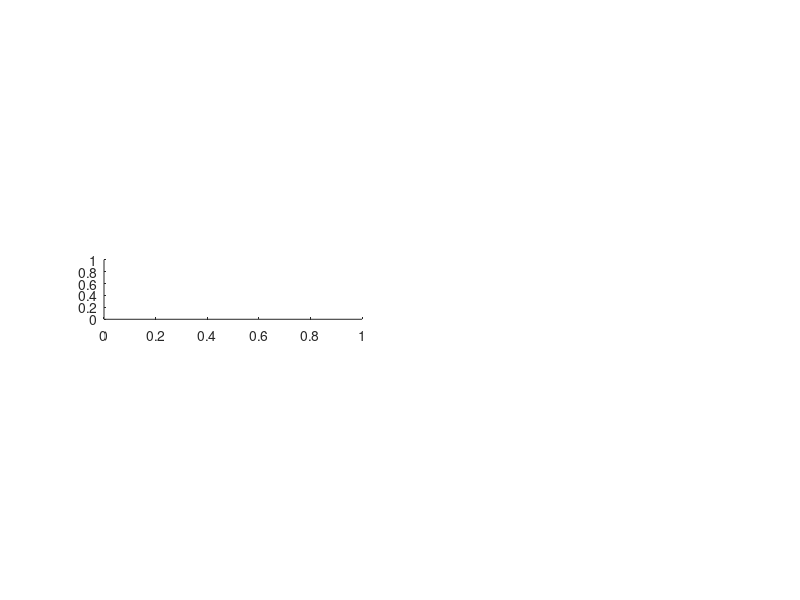

The MATLAB script that drew this image: (Note: this script raises an error after producing the figure.)
%______*** MATLAB "M" file (jim Patton) ***_______
% Plots results of simulation
% CALLED BY: do_df2.m 
% VERSIONS:	  INITIATED 4/14/99 patton. spun from do_df2.m code
%__________________________ BEGIN: ____________________________

fprintf('\n~ post_plot ~');
fprintf('  Plotting.. ');

%____ PLOT angle TIME HISTORIES _____
subplot(5,2,5);                             % angles
hold on
h_ang2=plot(                             ...%
 time,posvelacc(:,1)/torad,'r'           ...%
,time,posvelacc(:,2)/torad,'b');            %
ax=axis; axis([0 tf ax(3) ax(4)]);          % zoom/scale x axis
set(gca,'fontsize',fsz)                     %
legend([h_ang1;h_ang2],                 ... %
  'q1 intended','q2 intended',          ... % put legend, etc.on plot
  'q1 actual','q2 actual',0);              %
title('Angle time records','fontsize',fsz); %
ylabel('degrees','fontsize',fsz);           %

%____ PLOT torque TIME HISTORIES _____
subplot(5,2,7);                             % torques
hold on
h_torque2=plot(                         ... % plot feedforward,
 time,Cfb(:,1),'m',                     ... %  feedback
 time,Cfb(:,2),'c',                     ... %  and total torqes
 time,C(:,1),'r',                       ... %  vs. time
 time,C(:,2),'b'   );                       % 
ax=axis; axis([0 tf ax(3) ax(4)]) ;         % zoom/scale x axis
set(gca,'fontsize',fsz)
legend([h_torque1;h_torque2],           ... %
       'Cff_1',                ... % put legend, etc.on plot
       'Cff_2',                ... %
       'Cfb_1',                   ... %
       'Cfb_2',                   ... % 
       'C_1',                      ... % 
       'C_2', 0);                  ... % put in best place in window      
title('Torque time records','fontsize',fsz);%
ylabel('N*m','fontsize',fsz);               %

%____ PLOT force TIME HISTORIES _____
subplot(5,2,9);                             % torques
hold on
h_force2=plot(time,force(:,1),'r',     ... % plot expected
              time,force(:,2),'b');        %  forces vs. time
ax=axis; axis([0 tf ax(3) ax(4)]) ;         % zoom/scale x axis
set(gca,'fontsize',fsz)
title('Endpoint force time records',    ... %
  'fontsize',fsz);%
xlabel('secs','fontsize',fsz); 
ylabel('N*m','fontsize',fsz);               %
legend([h_force1;h_force2],             ... %
       'Expected_x',                    ... % put legend, etc.on plot
       'Expected_y',                    ... %
       'Actual_x',                      ... %
       'Actual_y',                      ... % 
       0);                              ... %       

%__ PLOT FORCES on actual trajectory: __
subplot(3,2,6);                             % angles
%figure(3);
hold on
qph(2)=plot(rho(:,1),rho(:,2),'ko'    ...
  ,'markersize',5);
qph(3)=plot(rhoD(:,2),            ...
  rhoD(:,3),'r^'        ...
  ,'markersize',5);
k=0;                                        % init couter
quiver([rho(:,1); 0],[rho(:,2); .28],  ... % plot arrows 
       [force(:,1); 10],[force(:,2); 0],'k');
text(0,.28,'10 N',                    ...
    'VerticalAlignment','bottom')
axis equal; 
title('Trajectory & Forces','fontsize',fsz);
set(gca,'fontsize',fsz)
legend(qph, 'expected',                 ... % put legend, etc.on plot
            'actual',                   ... %
            'desired',0);  
figure(1);

%___ PLOT ANIMATION ___
subplot(3,1,1); post_anim;                  % ANIMATion

suptitle(['Trial ' num2str(trial)        ... % Big title on top
         ' simulation ' whenis(clock)]);

fprintf('DONE plotting. \n: ');
return

